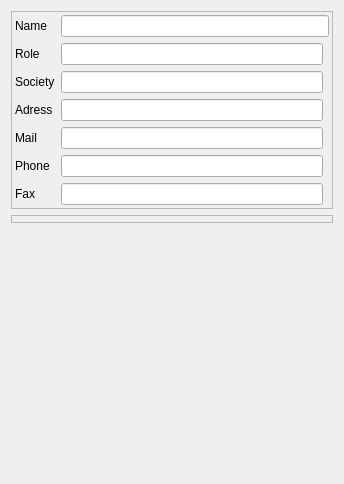
<?xml version="1.0" encoding="UTF-8"?>
<ui version="4.0">
 <class>Form_base3</class>
 <widget class="QWidget" name="Form_base3">
  <property name="geometry">
   <rect>
    <x>0</x>
    <y>0</y>
    <width>344</width>
    <height>484</height>
   </rect>
  </property>
  <property name="windowTitle">
   <string>Form</string>
  </property>
  <layout class="QVBoxLayout" name="verticalLayout" stretch="0,0,0">
   <item>
    <widget class="QFrame" name="frame">
     <property name="frameShape">
      <enum>QFrame::StyledPanel</enum>
     </property>
     <property name="frameShadow">
      <enum>QFrame::Raised</enum>
     </property>
     <layout class="QGridLayout" name="gridLayout">
      <property name="leftMargin">
       <number>3</number>
      </property>
      <property name="topMargin">
       <number>3</number>
      </property>
      <property name="rightMargin">
       <number>3</number>
      </property>
      <property name="bottomMargin">
       <number>3</number>
      </property>
      <item row="2" column="1" colspan="2">
       <widget class="QLineEdit" name="lineEdit_nom"/>
      </item>
      <item row="6" column="1">
       <widget class="QLineEdit" name="lineEdit_mail"/>
      </item>
      <item row="2" column="0">
       <widget class="QLabel" name="label_nom">
        <property name="text">
         <string>Name</string>
        </property>
       </widget>
      </item>
      <item row="8" column="1">
       <widget class="QLineEdit" name="lineEdit_fax"/>
      </item>
      <item row="7" column="1">
       <widget class="QLineEdit" name="lineEdit_tel"/>
      </item>
      <item row="5" column="0">
       <widget class="QLabel" name="label_2">
        <property name="text">
         <string>Adress</string>
        </property>
       </widget>
      </item>
      <item row="4" column="0">
       <widget class="QLabel" name="label">
        <property name="text">
         <string>Society</string>
        </property>
       </widget>
      </item>
      <item row="4" column="1">
       <widget class="QLineEdit" name="lineEdit_societe"/>
      </item>
      <item row="8" column="0">
       <widget class="QLabel" name="label_5">
        <property name="text">
         <string>Fax</string>
        </property>
       </widget>
      </item>
      <item row="5" column="1">
       <widget class="QLineEdit" name="lineEdit_adresse"/>
      </item>
      <item row="6" column="0">
       <widget class="QLabel" name="label_3">
        <property name="text">
         <string>Mail</string>
        </property>
       </widget>
      </item>
      <item row="7" column="0">
       <widget class="QLabel" name="label_4">
        <property name="text">
         <string>Phone</string>
        </property>
       </widget>
      </item>
      <item row="3" column="0">
       <widget class="QLabel" name="label_6">
        <property name="text">
         <string>Role</string>
        </property>
       </widget>
      </item>
      <item row="3" column="1">
       <widget class="QLineEdit" name="lineEdit_fonction"/>
      </item>
     </layout>
    </widget>
   </item>
   <item>
    <widget class="QFrame" name="frame_2">
     <property name="frameShape">
      <enum>QFrame::StyledPanel</enum>
     </property>
     <property name="frameShadow">
      <enum>QFrame::Raised</enum>
     </property>
     <layout class="QHBoxLayout" name="horizontalLayout_2">
      <property name="leftMargin">
       <number>3</number>
      </property>
      <property name="topMargin">
       <number>3</number>
      </property>
      <property name="rightMargin">
       <number>3</number>
      </property>
      <property name="bottomMargin">
       <number>3</number>
      </property>
     </layout>
    </widget>
   </item>
   <item>
    <spacer name="verticalSpacer">
     <property name="orientation">
      <enum>Qt::Vertical</enum>
     </property>
     <property name="sizeHint" stdset="0">
      <size>
       <width>20</width>
       <height>40</height>
      </size>
     </property>
    </spacer>
   </item>
  </layout>
 </widget>
 <resources/>
 <connections/>
</ui>
